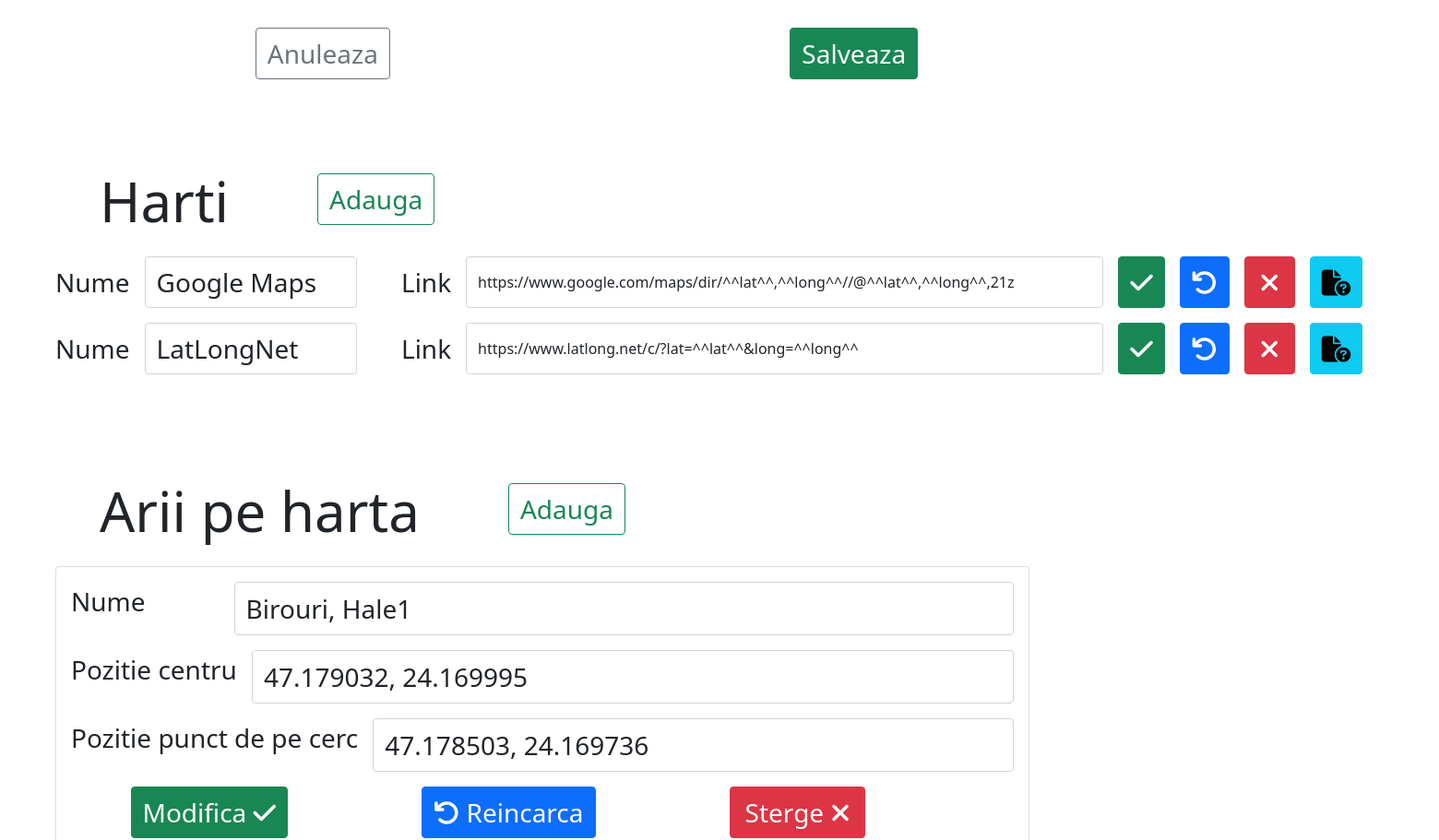
Before: /setari (signed in, middle part) with the older database file.
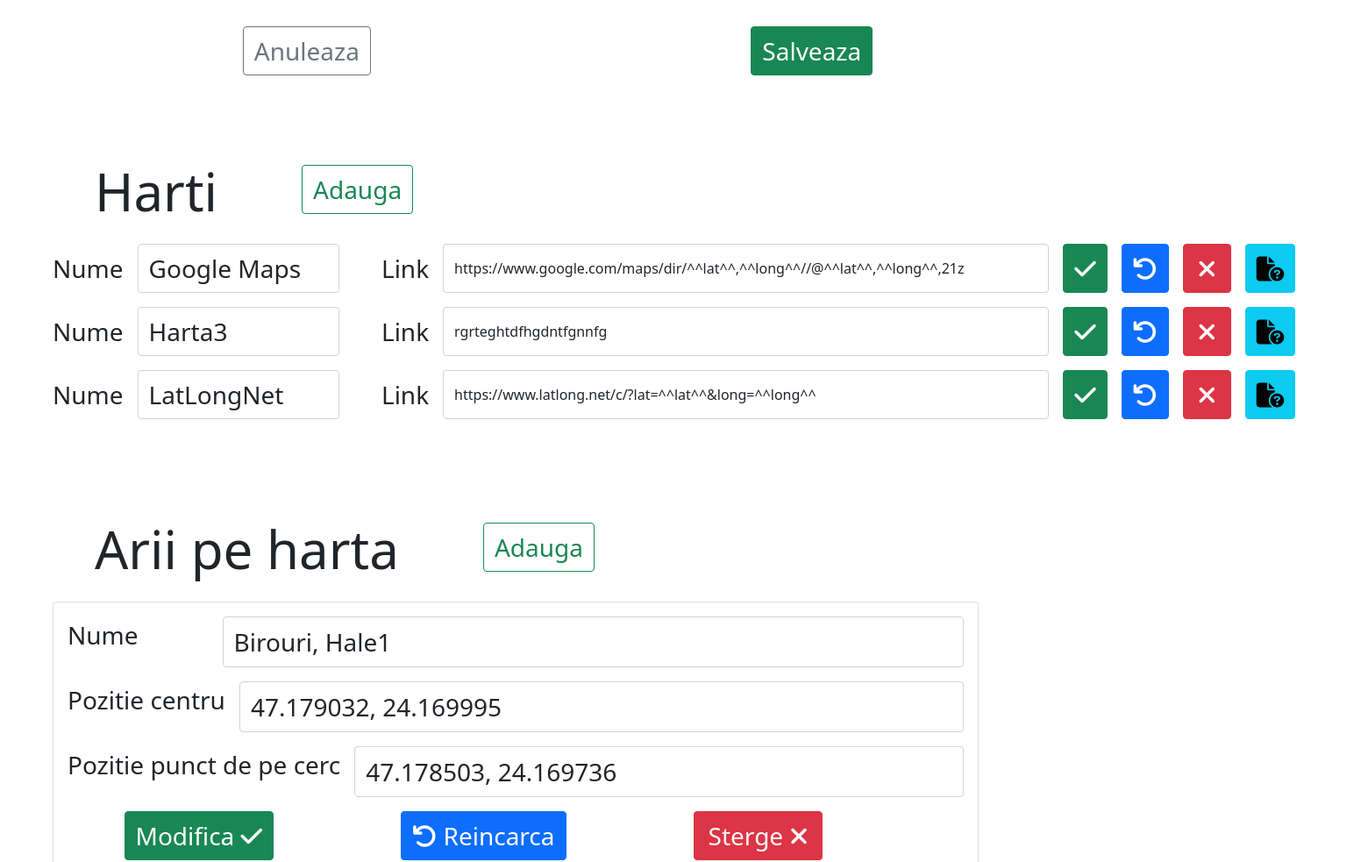
After: the same page with the newer database file.
### main/models.py (models this page shows, shortened)
class Harta(models.Model):
    nume = models.CharField(blank=True, default="Harta", max_length=15)
    adresa = models.CharField(blank=True, default="https://www.google.com/maps/dir/^^lat^^,^^long^^//@^^lat^^,^^long^^,21z", max_length=200)
    class Meta:
        verbose_name_plural='Harti'

class Forma(models.Model):
    nume = models.CharField(blank=True, default="corp", max_length=30)
    tip = models.CharField(blank=False, default="Cerc", choices=[("Cerc", "Cerc")], max_length=15)
    puncte = models.TextField(blank=False, default="0 0\n0 0")
    def getShape(self):
        model = None
        if self.tip == "Triunghi": model = geometry.Triunghi
        elif self.tip == "Patrulater": model = geometry.Patrulater
        elif self.tip == "Cerc": model = geometry.Cerc
        strpcts = self.puncte.split('\n')
        while "" in strpcts:
            strpcts.remove("")
        pcts = []
        for pctstr in strpcts:
            s = str(pctstr).replace('\r', '').replace(',', ' ').split(' ')
            pcts.append([float(s[0]), float(s[1])])
        return model(*pcts)
    @property
    def centerStr(self):
        return self.getShape().centerStr
    @property
    def pointStr(self):
        return self.getShape().pointStr
    class Meta:
        verbose_name='Arie pe harta'
        verbose_name_plural='Arii pe harta'

### main/views.py (the view, shortened to what this page needs)
# urls.py: path("setari", login_required(views.Setari.as_view()), name="setari"),
@method_decorator(login_required, name='dispatch')
class Setari(TemplateView):
    template_name = 'setari.html'
    def get(self, request, *args, **kwargs):
        context = self.get_context_data(**kwargs)
        return render(request, self.template_name, context)
    def get_context_data(self, **kwargs):
        context = super().get_context_data(**kwargs)
        setare = models.OwnSettings.objects.all()[0]
        arii = models.Forma.objects.all()
        harti = models.Harta.objects.all()
        context.update(setare=setare, arii=arii, harti=harti)
        return context

### main/geometry.py (called while the page is built)
    @staticmethod
    def __dist(point1: list, point2: list):
        return sqrt((point1[1]-point2[1])**2 + (point1[0]-point2[0])**2)

    @property
    def centerStr(self):
        return f"{self.__center[0]}, {self.__center[1]}"

    @property
    def pointStr(self):
        return f"{self.__point[0]}, {self.__point[1]}"

### main/templatetags/mytags.py (called while the page is built)
@register.filter(name='role_at_least')
def role_at_least(user, name):
    priorit = {
        "Angajat": 1,
        "Viewer": 2,
        "Manager": 3,
        "Admin": 4,
    }
    if not user.is_authenticated:
        return False
    if name in priorit.keys():
        return priorit[user.role] >= priorit[name]
    return False

### templates/setari.html (shortened to what the changed rows need)
{% extends 'base.html' %}
{% block content %}
<div class="w-100 h-100 mb-5">
<div class="container-fluid m-5 fs-1">
    <div class="d-flex flex-row mx-5 mt-5 pt-5">
        <h1 class="me-5" style="font-size: 150%"> Harti </h1>
    </div>
    <div class="fs-3 pt-3 w-100">
        {% for harta in harti %}
        <form method="post" name="harta{{ harta.id }}"> {% csrf_token %}
        <div class="row mb-3">
            <div class="d-flex flex-row">
                <label for="inputHartaNumeX{{ harta.id }}" class="form-label col-form-label text-nowrap me-3">Nume</label>
                <input type="text" class="form-control fs-3 w-15 me-5" id="inputHartaNumeX{{ harta.id }}" required value="{{ harta.nume }}" name="nume">
                <label for="inputHartaAdrX{{ harta.id }}" class="form-label col-form-label text-nowrap me-3">Link</label>
                <input type="text" pattern=".*\^\^lat\^\^.*\^\^long\^\^" class="form-control fs-6 w-45 me-3" id="inputHartaAdrX{{ harta.id }}" required value="{{ harta.adresa|safe }}" name="adr">
                <button type="button" data-bs-toggle="modal" data-bs-target="#modalSaveEdit" data-bs-form="harta{{ harta.id }}" class="btn btn-success fs-3 me-3" title="Salveaza modificarile"><i class="fa-solid fa-check"></i></button>
                <button type="reset" class="btn btn-primary fs-3 me-3" title="Reseteaza"><i class="fa-solid fa-arrow-rotate-left"></i></button>
                <button type="button" data-bs-toggle="modal" data-bs-target="#modalAccessLink" data-bs-owntext="Harta {{ harta.nume }}" data-bs-ownlink="{% url 'stergeharta' hid=harta.id %}" class="btn btn-danger fs-3 px-3 me-3" title="Sterge"><i class="fa-solid fa-xmark"></i></button>
                <button type="button" data-bs-toggle="modal" data-bs-target="#modalAccessLink" data-bs-ownhtml="Se va incarca o harta cu coordonatele <strong>47.15, 24.5</strong> (Bistrita).<br>Daca linkul este invalid, harta nu se va deschide." data-bs-ownfct="createlink('inputHartaAdrX{{ harta.id }}')" data-bs-isnewlink class="btn btn-info fs-3 me-3" title="Test"><i class="fa-solid fa-file-circle-question"></i></button>
            </div>
        </div>
        </form>
        {% endfor %}
    </div>
    <div class="d-flex flex-row mx-5 mt-5 pt-5">
        <h1 class="me-5" style="font-size: 150%"> Arii pe harta </h1>
    </div>
    <div class="fs-3 pt-3 w-75 me-5">
    <ul class="list-group me-5 me-5 pe-5">
        {% for forma in arii %}
        <li class="list-group-item p-3">
        <form method="post" name="forma{{ forma.id }}"> {% csrf_token %}
            <div class="d-flex flex-row mb-3">
                <p class="me-5 pe-5 text-nowrap">Nume</p>
                <input class="form-control fs-3" type="text" name="nume" value="{{ forma.nume }}" required>
            </div>
            <div class="d-flex flex-row mb-3">
                <p class="me-3 text-nowrap">Pozitie centru</p>
                <input class="form-control fs-3" type="text" name="pozc" value="{{ forma.centerStr }}" required>
            </div>
            <div class="d-flex flex-row mb-3">
                <p class="me-3 text-nowrap">Pozitie punct de pe cerc</p>
                <input class="form-control fs-3" type="text" name="pozp" value="{{ forma.pointStr }}" required>
            </div>
            <div class="d-flex flex-row me-5 pe-5 justify-content-around">
                <button type="button" data-bs-toggle="modal" data-bs-target="#modalSaveEdit" data-bs-form="forma{{ forma.id }}" class="btn btn-success fs-3 me-3">Modifica <i class="fa-solid fa-check"></i></button>
                <button type="reset" class="btn btn-primary fs-3 me-3"><i class="fa-solid fa-arrow-rotate-left"></i> Reincarca</button>
                <button type="button" data-bs-toggle="modal" data-bs-target="#modalAccessLink" data-bs-owntext="Aria {{ forma.nume }}" data-bs-ownlink="{% url 'stergeforma' fid=forma.id %}" class="btn btn-danger fs-3 px-3">Sterge <i class="fa-solid fa-xmark"></i></button>
            </div>
        </form>
        </li>
        {% endfor %}
    </ul>
    </div>
</div>
</div>
{% endblock %}

Changed rows visible on the page:
added Harta: nume "Harta3", adr "rgrteghtdfhgdntfgnnfg"
